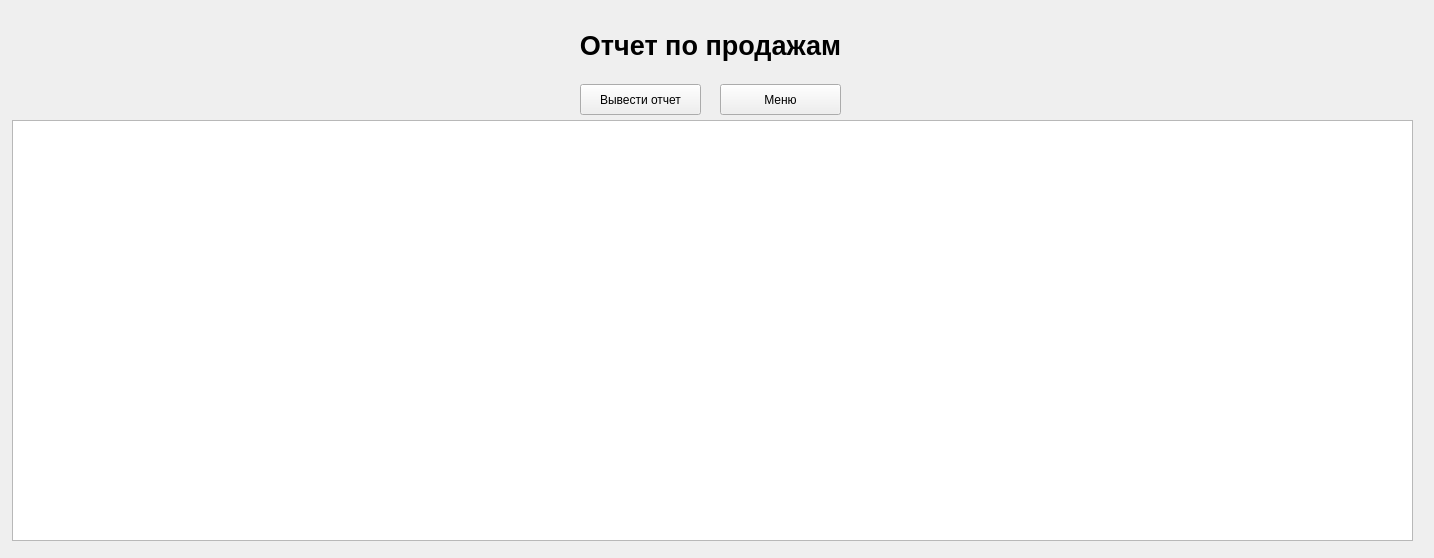
<?xml version="1.0" encoding="UTF-8"?>
<ui version="4.0">
 <class>adminorders</class>
 <widget class="QWidget" name="adminorders">
  <property name="geometry">
   <rect>
    <x>0</x>
    <y>0</y>
    <width>1434</width>
    <height>558</height>
   </rect>
  </property>
  <property name="windowTitle">
   <string>Отчет по продажам</string>
  </property>
  <widget class="QPushButton" name="btnSelectAll">
   <property name="geometry">
    <rect>
     <x>580</x>
     <y>84</y>
     <width>121</width>
     <height>31</height>
    </rect>
   </property>
   <property name="text">
    <string>Вывести отчет</string>
   </property>
  </widget>
  <widget class="QTableWidget" name="twotchet">
   <property name="geometry">
    <rect>
     <x>12</x>
     <y>120</y>
     <width>1401</width>
     <height>421</height>
    </rect>
   </property>
  </widget>
  <widget class="QPushButton" name="btnMenu">
   <property name="geometry">
    <rect>
     <x>720</x>
     <y>84</y>
     <width>121</width>
     <height>31</height>
    </rect>
   </property>
   <property name="text">
    <string>Меню</string>
   </property>
  </widget>
  <widget class="QLabel" name="lbID_2">
   <property name="geometry">
    <rect>
     <x>10</x>
     <y>20</y>
     <width>1401</width>
     <height>51</height>
    </rect>
   </property>
   <property name="font">
    <font>
     <pointsize>20</pointsize>
     <weight>75</weight>
     <bold>true</bold>
    </font>
   </property>
   <property name="text">
    <string>&lt;html&gt;&lt;head/&gt;&lt;body&gt;&lt;p align=&quot;center&quot;&gt;Отчет по продажам&lt;/p&gt;&lt;/body&gt;&lt;/html&gt;</string>
   </property>
  </widget>
  <widget class="QTextEdit" name="teResult">
   <property name="geometry">
    <rect>
     <x>170</x>
     <y>220</y>
     <width>104</width>
     <height>70</height>
    </rect>
   </property>
  </widget>
  <zorder>teResult</zorder>
  <zorder>lbID_2</zorder>
  <zorder>btnSelectAll</zorder>
  <zorder>twotchet</zorder>
  <zorder>btnMenu</zorder>
 </widget>
 <resources/>
 <connections/>
</ui>
